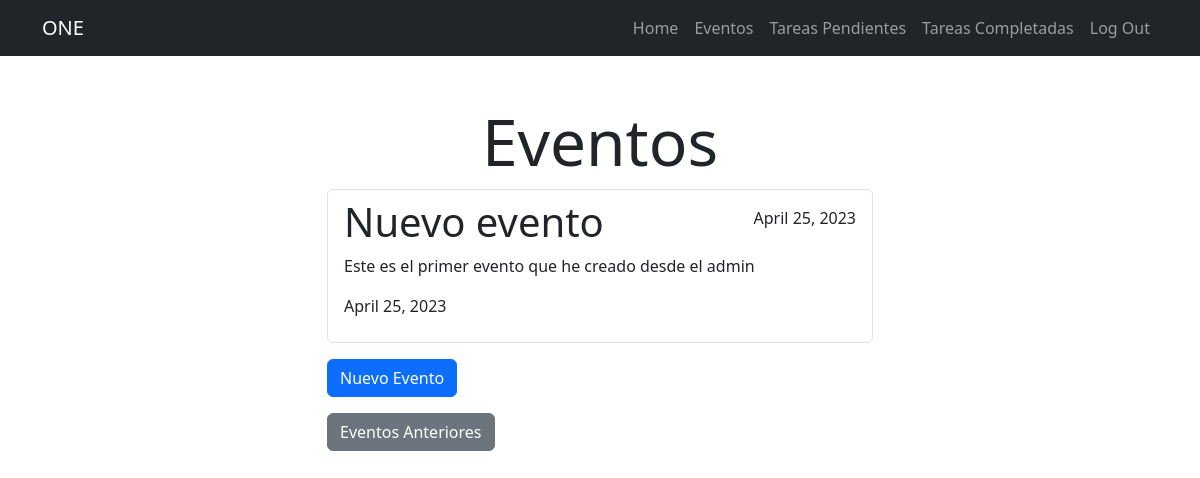
Page /eventos/ (signed in) on the earlier database version.
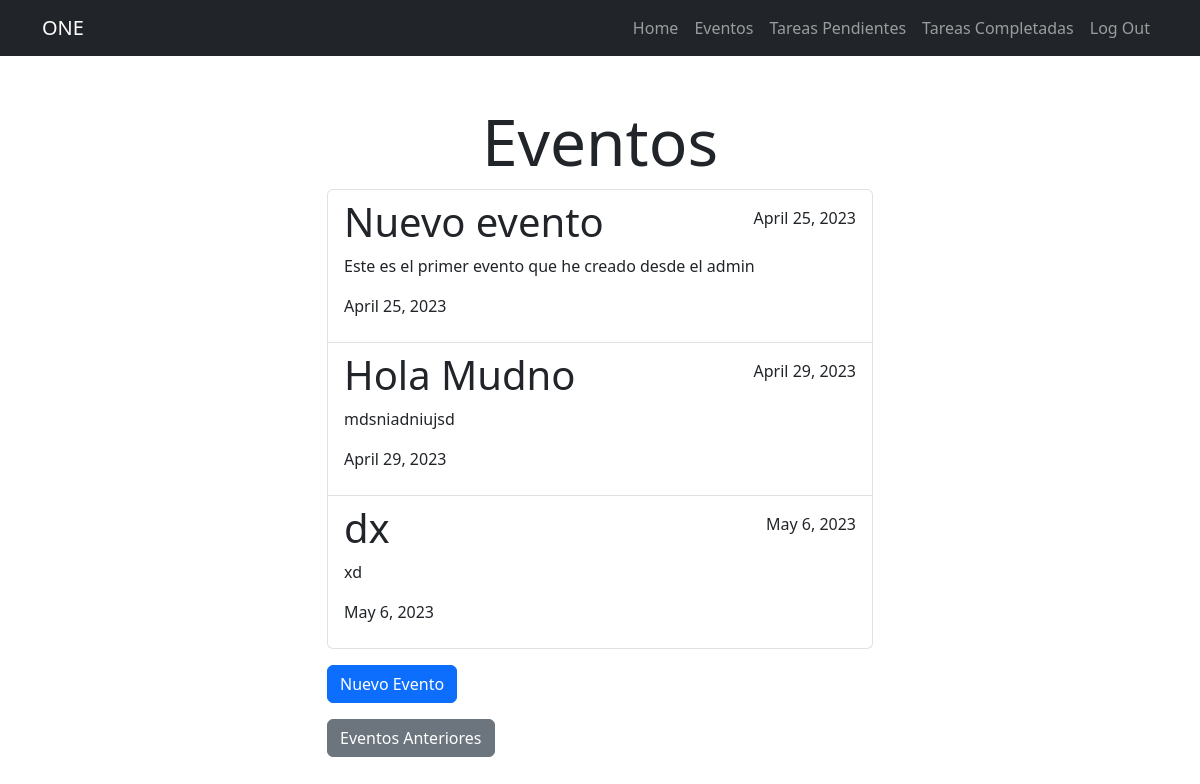
Same page on the later database version.
### event/models.py (models this page shows, shortened)
class Evento(models.Model):
    nombre = models.CharField(max_length=80)
    descripcion = models.TextField(blank=True)
    fechaCreacion = models.DateTimeField(auto_now_add=True)
    fecha= models.DateField(null = True, blank = True)
    ubicacion = models.CharField(max_length=200)
    user = models.ForeignKey(User, on_delete=models.CASCADE)

### event/views.py (the view)
# urls.py: path('eventos/', eventos, name= 'eventos'),
@login_required
def eventos(request):
    eventos = Evento.objects.filter(user=request.user, fecha__gte = date.today())
    return render(request, 'eventos.html', {'eventos': eventos, 'date': date.today()})

### event/templates/eventos.html (shortened to what this page needs)
{% extends 'base.html' %}
{% block content%}
<main class="container">
    <div class="row">
        <div class="col-md-6 offset-md-3">
            <h1 class="mt-5 text-center display-3">Eventos</h1>
            <ul class="list-group">
                {% for evento in eventos %}
                <a href="{% url 'evento_detail' evento.id %}" class="list-group-item">
                    <header class="d-flex justify-content-between">
                        <h1 class="fw-bold-3"> {{evento.nombre}}</h1>
                        {% if evento.fecha < date.today %}
                            <p class="mt-2" style="color: brown;">COMPLETADO</p>
                        {% else %}
                            <p class="mt-2"> {{evento.fecha}} </p>
                        {% endif %}
                    </header>
                    <p> {{evento.descripcion}} </p>
                    <p> {{evento.fecha}} </p>
                </a>
                {% endfor %}
            </ul>
            <form action="{% url 'evento_crear' %}"  method="POST">
                <button class="btn btn-primary mt-3">Nuevo Evento</button>
            </form>
            {% if '/eventos-completos/' not in request.path %}
                <form action="{% url 'eventos_completados' %}"  method="POST">
                    <button class="btn btn-secondary mt-3" >Eventos Anteriores</button>
                </form>
            {% endif %}
        </div>
    </div>
</main>
{% endblock %}

Differences in the rows shown:
added Evento: nombre "Hola Mudno", fecha "April 29, 2023", descripcion "mdsniadniujsd"
added Evento: nombre "dx", fecha "May 6, 2023", descripcion "xd"
